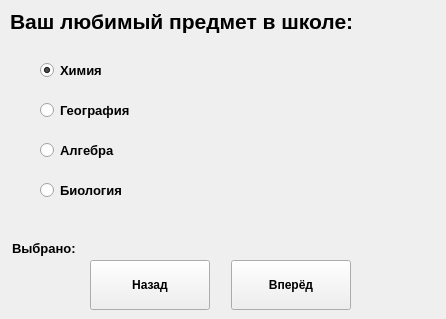
<?xml version="1.0" encoding="UTF-8"?>
<ui version="4.0">
 <class>MainWindow</class>
 <widget class="QMainWindow" name="MainWindow">
  <property name="geometry">
   <rect>
    <x>0</x>
    <y>0</y>
    <width>446</width>
    <height>319</height>
   </rect>
  </property>
  <property name="minimumSize">
   <size>
    <width>446</width>
    <height>319</height>
   </size>
  </property>
  <property name="maximumSize">
   <size>
    <width>446</width>
    <height>319</height>
   </size>
  </property>
  <property name="font">
   <font>
    <weight>75</weight>
    <italic>false</italic>
    <bold>true</bold>
    <underline>false</underline>
    <strikeout>false</strikeout>
   </font>
  </property>
  <property name="windowTitle">
   <string>MainWindow</string>
  </property>
  <widget class="QWidget" name="centralwidget">
   <property name="font">
    <font>
     <weight>50</weight>
     <italic>false</italic>
     <bold>false</bold>
     <underline>false</underline>
     <strikeout>false</strikeout>
     <kerning>true</kerning>
    </font>
   </property>
   <widget class="QPushButton" name="btn_back">
    <property name="geometry">
     <rect>
      <x>90</x>
      <y>260</y>
      <width>120</width>
      <height>50</height>
     </rect>
    </property>
    <property name="font">
     <font>
      <family>Segoe UI</family>
      <weight>75</weight>
      <italic>false</italic>
      <bold>true</bold>
      <underline>false</underline>
      <strikeout>false</strikeout>
      <kerning>true</kerning>
     </font>
    </property>
    <property name="text">
     <string>Назад</string>
    </property>
   </widget>
   <widget class="QLabel" name="label_img">
    <property name="geometry">
     <rect>
      <x>170</x>
      <y>43</y>
      <width>241</width>
      <height>181</height>
     </rect>
    </property>
    <property name="text">
     <string/>
    </property>
   </widget>
   <widget class="QPushButton" name="btn_next">
    <property name="geometry">
     <rect>
      <x>231</x>
      <y>260</y>
      <width>120</width>
      <height>50</height>
     </rect>
    </property>
    <property name="font">
     <font>
      <family>Segoe UI</family>
      <weight>75</weight>
      <italic>false</italic>
      <bold>true</bold>
      <underline>false</underline>
      <strikeout>false</strikeout>
      <kerning>true</kerning>
     </font>
    </property>
    <property name="text">
     <string>Вперёд</string>
    </property>
   </widget>
   <widget class="QLabel" name="label_task">
    <property name="geometry">
     <rect>
      <x>10</x>
      <y>6</y>
      <width>431</width>
      <height>31</height>
     </rect>
    </property>
    <property name="font">
     <font>
      <family>Segoe UI</family>
      <pointsize>16</pointsize>
      <weight>75</weight>
      <italic>false</italic>
      <bold>true</bold>
      <underline>false</underline>
      <strikeout>false</strikeout>
      <kerning>true</kerning>
     </font>
    </property>
    <property name="text">
     <string>Ваш любимый предмет в школе:</string>
    </property>
   </widget>
   <widget class="QLabel" name="label_selected">
    <property name="geometry">
     <rect>
      <x>12</x>
      <y>240</y>
      <width>321</width>
      <height>16</height>
     </rect>
    </property>
    <property name="font">
     <font>
      <family>Segoe UI</family>
      <pointsize>10</pointsize>
      <weight>75</weight>
      <italic>false</italic>
      <bold>true</bold>
      <underline>false</underline>
      <strikeout>false</strikeout>
      <kerning>true</kerning>
     </font>
    </property>
    <property name="text">
     <string>Выбрано: </string>
    </property>
   </widget>
   <widget class="QRadioButton" name="radioButton_4">
    <property name="geometry">
     <rect>
      <x>40</x>
      <y>180</y>
      <width>111</width>
      <height>20</height>
     </rect>
    </property>
    <property name="font">
     <font>
      <family>Segoe UI</family>
      <pointsize>10</pointsize>
      <weight>75</weight>
      <italic>false</italic>
      <bold>true</bold>
      <underline>false</underline>
      <strikeout>false</strikeout>
      <kerning>true</kerning>
     </font>
    </property>
    <property name="text">
     <string>Биология</string>
    </property>
   </widget>
   <widget class="QRadioButton" name="radioButton_2">
    <property name="geometry">
     <rect>
      <x>40</x>
      <y>100</y>
      <width>111</width>
      <height>20</height>
     </rect>
    </property>
    <property name="font">
     <font>
      <family>Segoe UI</family>
      <pointsize>10</pointsize>
      <weight>75</weight>
      <italic>false</italic>
      <bold>true</bold>
      <underline>false</underline>
      <strikeout>false</strikeout>
      <kerning>true</kerning>
     </font>
    </property>
    <property name="text">
     <string>География</string>
    </property>
   </widget>
   <widget class="QRadioButton" name="radioButton_1">
    <property name="geometry">
     <rect>
      <x>40</x>
      <y>60</y>
      <width>95</width>
      <height>20</height>
     </rect>
    </property>
    <property name="font">
     <font>
      <family>Segoe UI</family>
      <pointsize>10</pointsize>
      <weight>75</weight>
      <italic>false</italic>
      <bold>true</bold>
      <underline>false</underline>
      <strikeout>false</strikeout>
      <kerning>true</kerning>
     </font>
    </property>
    <property name="text">
     <string>Химия</string>
    </property>
    <property name="checked">
     <bool>true</bool>
    </property>
   </widget>
   <widget class="QRadioButton" name="radioButton_3">
    <property name="geometry">
     <rect>
      <x>40</x>
      <y>140</y>
      <width>121</width>
      <height>20</height>
     </rect>
    </property>
    <property name="font">
     <font>
      <family>Segoe UI</family>
      <pointsize>10</pointsize>
      <weight>75</weight>
      <italic>false</italic>
      <bold>true</bold>
      <underline>false</underline>
      <strikeout>false</strikeout>
      <kerning>true</kerning>
     </font>
    </property>
    <property name="text">
     <string>Алгебра</string>
    </property>
   </widget>
  </widget>
 </widget>
 <resources/>
 <connections/>
</ui>
